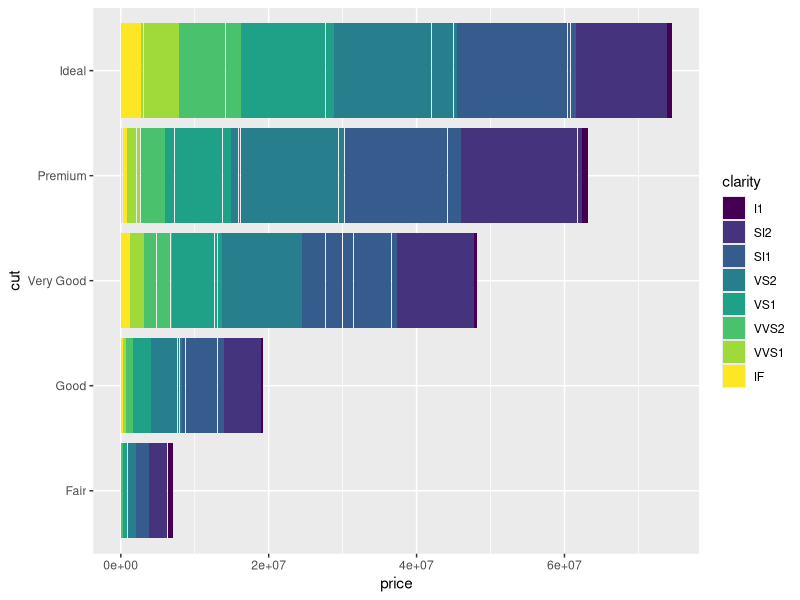
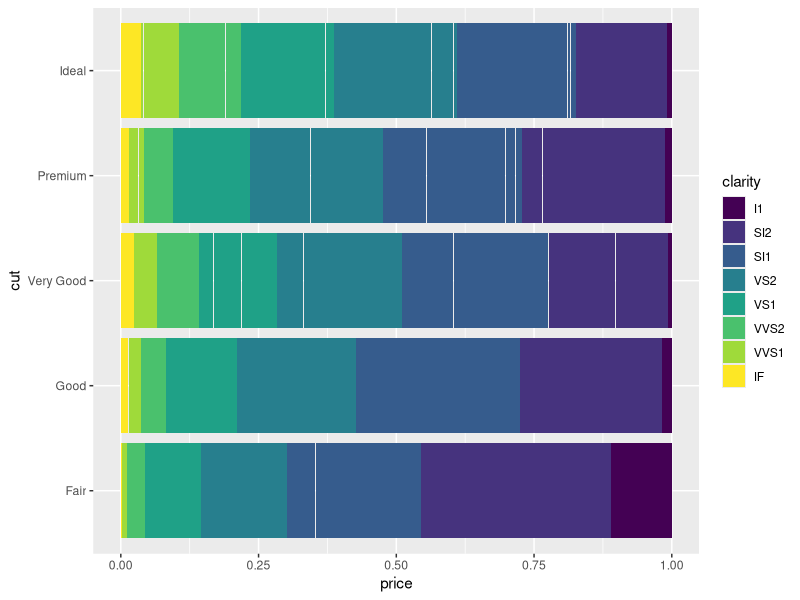
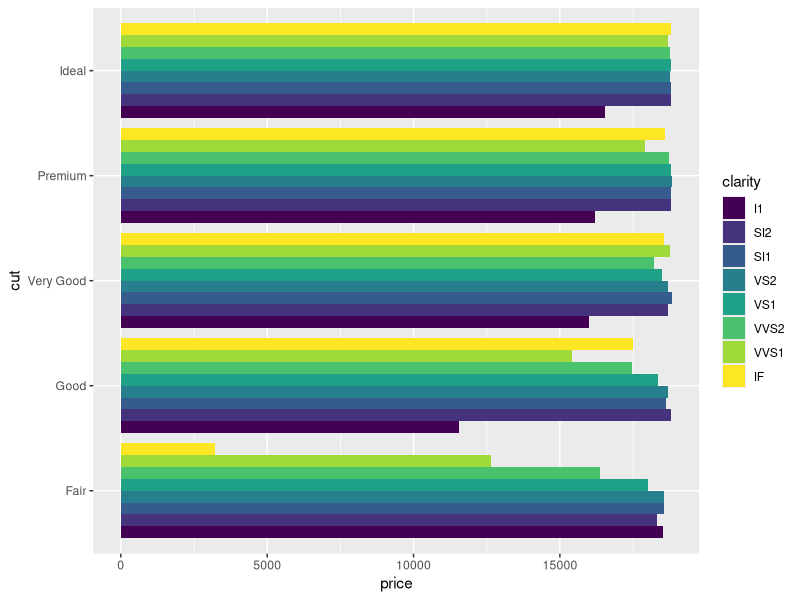
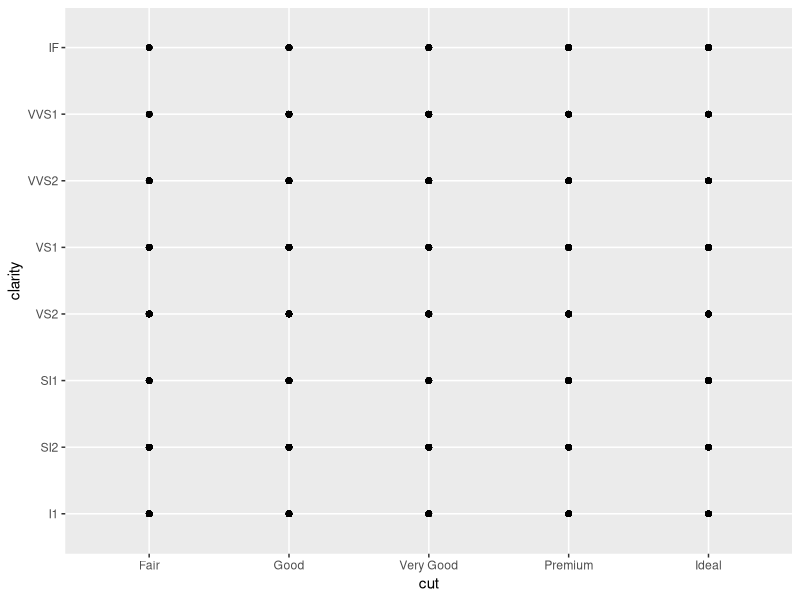
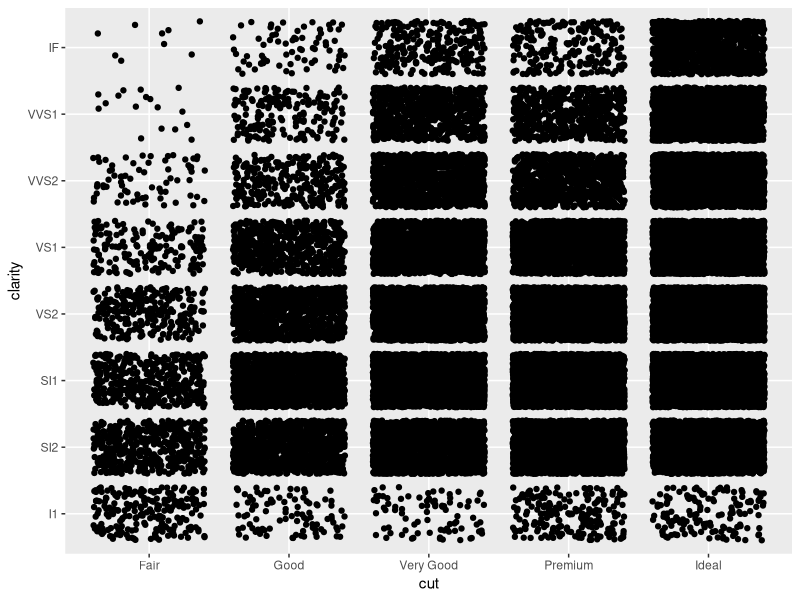
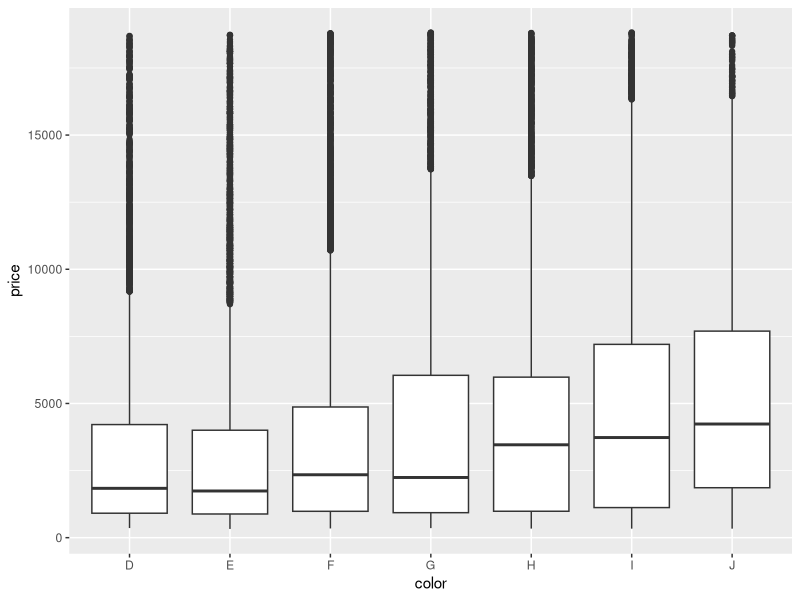
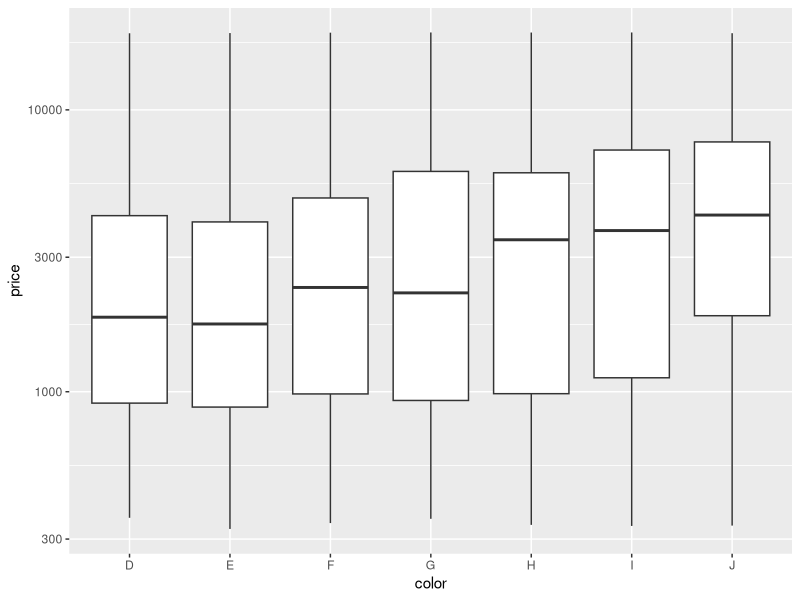
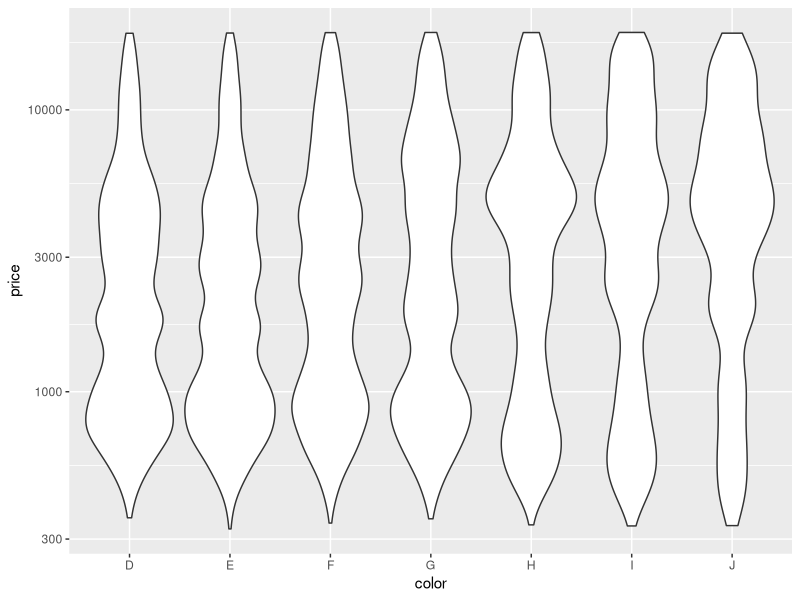

Source code (R) for these figures, in order: (Note: this script raises an error after producing the figures.)
# Exercise 2: advanced ggplot2 practice

# Install and load the `ggplot2` package
#install.packages('ggplot2')
library("ggplot2")

# For this exercise you will again be working with the `diamonds` data set.
# Use `?diamonds` to review details about this data set
?diamonds

## Position Adjustments

# Draw a column (bar) chart of diamonds cuts by price, with each bar filled by 
# clarity. You should see a _stacked_ bar chart.
ggplot(data = diamonds) +
  geom_col(mapping = aes(x = price, y = cut, fill = clarity))

# Draw the same chart again, but with each element positioned to "fill" the y axis
ggplot(data = diamonds) +
  geom_col(mapping = aes(x = price, y = cut, fill = clarity), position = "fill")

# Draw the same chart again, but with each element positioned to "dodge" each other
ggplot(data = diamonds) +
  geom_col(mapping = aes(x = price, y = cut, fill = clarity), position = "dodge")

# Draw a plot with point geometry with the x-position mapped to `cut` and the 
# y-position mapped to `clarity`
# This creates a "grid" grouping the points
ggplot(data = diamonds) +
  geom_point(mapping = aes(x = cut, y = clarity))

# Use the "jitter" position adjustment to keep the points from all overlapping!
# (This works a little better with a sample of diamond data, such as from the 
# previous exercise).
ggplot(data = diamonds) +
  geom_point(mapping = aes(x = cut, y = clarity), position = "jitter")


## Scales

# Draw a "boxplot" (with `geom_boxplot`) for the diamond's price (y) by color (x)
ggplot(data = diamonds) +
  geom_boxplot(mapping = aes(x = color, y = price))

# This has a lot of outliers, making it harder to read. To fix this, draw the 
# same plot but with a _logarithmic_ scale for the y axis.
ggplot(data = diamonds) +
  geom_boxplot(mapping = aes(x = color, y = price)) +
  scale_y_log10()

# For another version, draw the same plot but with `violin` geometry instead of 
# `boxplot` geometry!
# How does the logarithmic scale change the data presentation?
ggplot(data = diamonds) +
  geom_violin(mapping = aes(x = color, y = price)) +
  scale_y_log10()

# it looks more curvy

# Another interesting plot: draw a plot of the diamonds price (y) by carat (x), 
# using a heatmap of 2d bins (geom_bin2d)
# What happens when you make the x and y channels scale logarithmically?
ggplot(data = diamonds) +
  geom_bin2d(mapping = aes(x = carat, y = price)) +
  scale_y_log10()

# Draw a scatter plot for the diamonds price (y) by carat (x). Color each point
# by the clarity (Remember, this will take a while. Use a sample of the diamonds 
# for faster results)
ggplot(data = diamonds) +
  geom_point(mapping = aes(x = carat, y = price, color = clarity))

# Change the color of the previous plot using a ColorBrewer scale of your choice. 
# What looks nice?
ggplot(data = diamonds) +
  geom_point(mapping = aes(x = carat, y = price, color = clarity)) +
  scale_color_brewer(palette = "Purples", direction = 1)


## Coordinate Systems

# Draw a bar chart with x-position and fill color BOTH mapped to cut
# For best results, SET the `width` of the geometry to be 1 (fill plot, no space
# between)
# TIP: You can save the plot to a variable for easier modifications
ggplot(diamonds) +
  geom_bar(mapping = aes(x = cut), fill = cut) # what is y?????

# Draw the same chart, but with the coordinate system flipped


# Draw the same chart, but in a polar coordinate system. It's a Coxcomb chart!



## Facets

# Take the scatter plot of price by carat data (colored by clarity) and add 
# _facets_ based on the diamond's `color`
ggplot(diamonds) +
  geom_point(mapping = aes(x = carat, y = price, color = price)) + 
  facet_wrap(~color)


## Saving Plots

# Use the `ggsave()` function to save the current (recent) plot to disk.
# Name the output file "my-plot.png".
# Make sure you've set the working directory!!
ggsave("my-plot.png")
